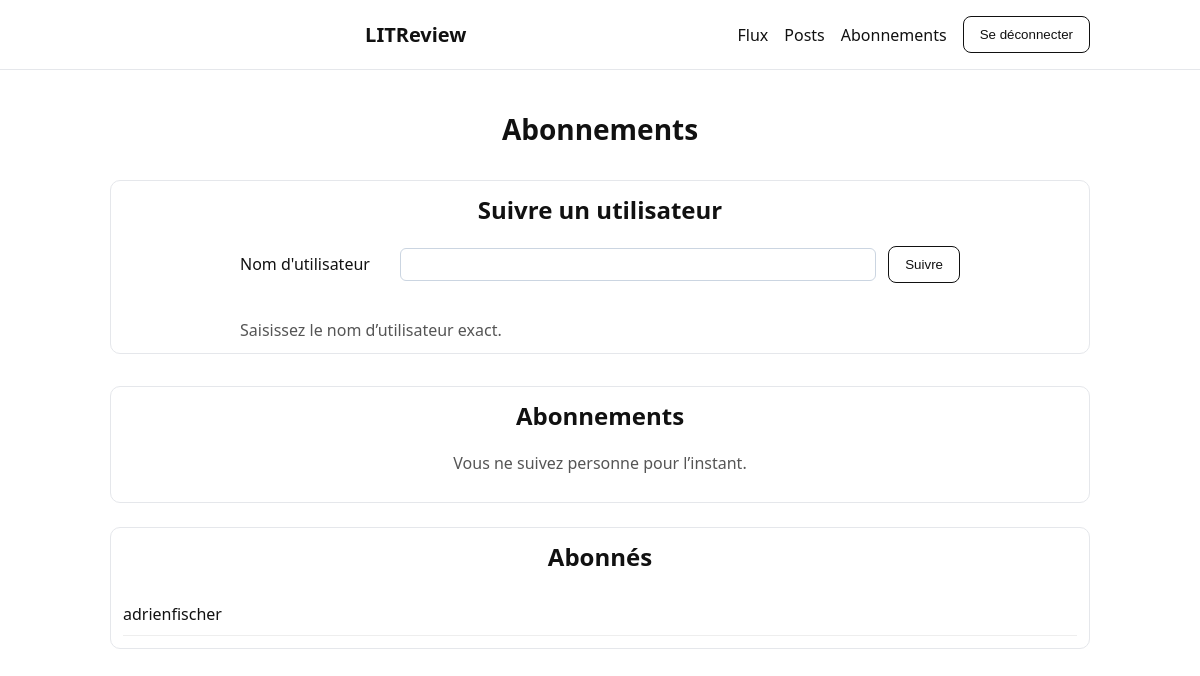
/abonnements/ (signed in), run on an earlier commit of the app's database.
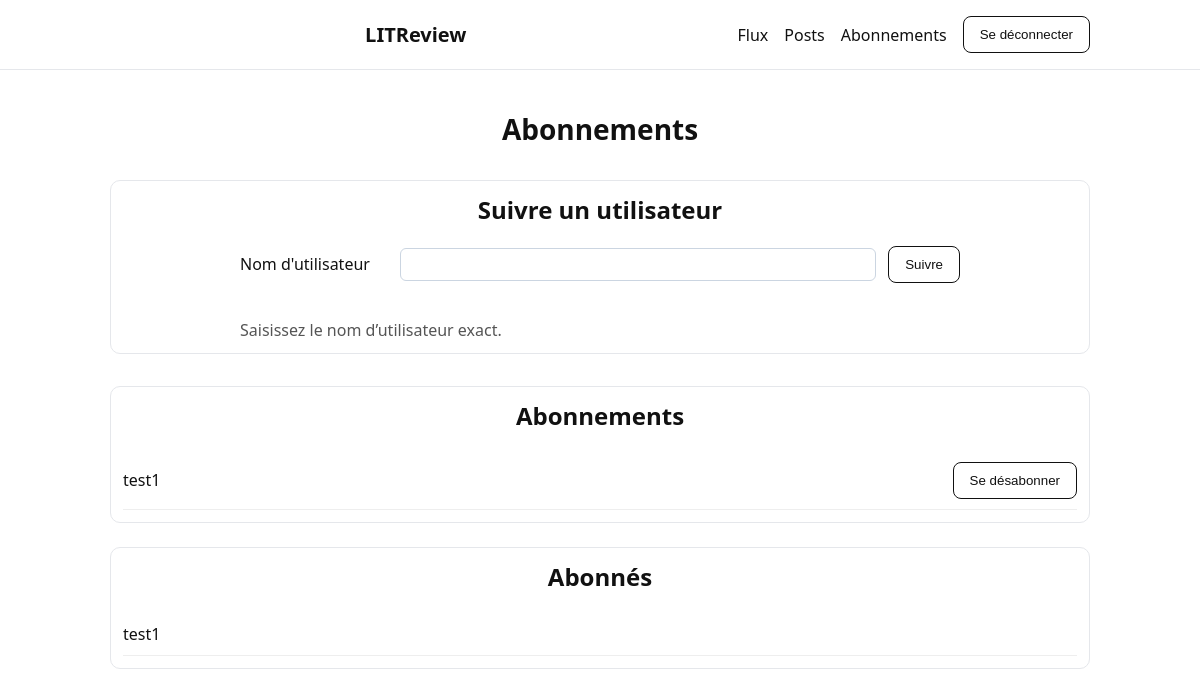
And on a later commit of the database.
### reviews/models.py (models this page shows, shortened)
class UserFollows(models.Model):
    user = models.ForeignKey(
        to=settings.AUTH_USER_MODEL,
        on_delete=models.CASCADE,
        related_name="following",
    )
    followed_user = models.ForeignKey(
        to=settings.AUTH_USER_MODEL,
        on_delete=models.CASCADE,
        related_name="followed_by",
    )
    class Meta:
        unique_together = ("user", "followed_user")
        constraints = [
            models.CheckConstraint(
                check=~Q(user=F("followed_user")), name="prevent_self_follow"
            )
        ]

### reviews/views.py (the view)
# urls.py: path("abonnements/", views.subscriptions, name="subscriptions"),  # gestion abonnements
@login_required
def subscriptions(request):
    following = UserFollows.objects.filter(user=request.user).select_related("followed_user")
    followers = UserFollows.objects.filter(followed_user=request.user).select_related("user")
    if request.method == "POST":
        form = FollowForm(request.POST)
        if form.is_valid():
            target_username = form.cleaned_data["username"].strip()
            User = get_user_model()
            try:
                target = User.objects.get(username=target_username)
            except User.DoesNotExist:
                messages.error(request, "Utilisateur introuvable.")
                return redirect("subscriptions")
            if target == request.user:
                messages.error(request, "Vous ne pouvez pas vous suivre vous-même.")
                return redirect("subscriptions")
            obj, created = UserFollows.objects.get_or_create(user=request.user, followed_user=target)
            if created:
                messages.success(request, f"Vous suivez {target.username}.")
            else:
                messages.info(request, f"Vous suivez déjà {target.username}.")
            return redirect("subscriptions")
    else:
        form = FollowForm()
    return render(
        request,
        "subscriptions.html",
        {"following": following, "followers": followers, "form": form},
    )

### reviews/forms.py
class FollowForm(forms.Form):
    username = forms.CharField(
        max_length=150,  # longueur max du nom d'utilisateur
        label="Nom d'utilisateur à suivre",  # étiquette affichée
        help_text="Saisissez le nom d’utilisateur exact."  # aide affichée sous le champ
    )

### reviews/templates/subscriptions.html (shortened to what this page needs)
{% extends "base.html" %}
{% block content %}
  <h1 style="font-size:28px; margin:8px 0 32px; text-align:center;">Abonnements</h1>
  <section class="card" style="max-width:980px; margin:0 auto 32px;">
    <h2 style="margin-top:0; text-align:center;">Suivre un utilisateur</h2>
    <form method="post" novalidate style="display:flex; justify-content:center; margin-top:16px;">
      <div style="display:grid; grid-template-columns: auto 1fr auto; gap:30px; align-items:center; width:100%; max-width:720px;">
        <label for="{{ form.username.id_for_label }}" style="margin:0; white-space:nowrap;">
          Nom d'utilisateur
        </label>
        {{ form.username }}
        <button type="submit" class="btn">Suivre</button>
        <div style="grid-column: 1 / -1;">
          {% if form.username.help_text %}
            <p class="muted" style="margin:6px 0 0;">{{ form.username.help_text }}</p>
          {% endif %}
        </div>
      </div>
    </form>
  </section>
  <section class="card" style="max-width:980px; margin:0 auto 24px;">
    <h2 style="margin-top:0; text-align:center;">Abonnements</h2>
    {% if following %}
      <ul style="list-style:none; padding:0; margin:0;">
        {% for f in following %}
          <li style="display:flex; justify-content:space-between; align-items:center; padding:10px 0; border-bottom:1px solid #eee;">
            <span>{{ f.followed_user.username }}</span>
            <form method="post" action="{% url 'unfollow' f.followed_user.id %}" style="margin:0;">
              <button type="submit" class="btn">Se désabonner</button>
            </form>
          </li>
        {% endfor %}
      </ul>
    {% else %}
      <p class="muted" style="text-align:center;">Vous ne suivez personne pour l’instant.</p>
    {% endif %}
  </section>
  <section class="card" style="max-width:980px; margin:0 auto;">
    <h2 style="margin-top:0; text-align:center;">Abonnés</h2>
    {% if followers %}
      <ul style="list-style:none; padding:0; margin:0;">
        {% for f in followers %}
          <li style="padding:10px 0; border-bottom:1px solid #eee;">
            <span>{{ f.user.username }}</span>
          </li>
        {% endfor %}
      </ul>
    {% else %}
      <p class="muted" style="text-align:center;">Personne ne vous suit pour le moment.</p>
    {% endif %}
  </section>
{% endblock %}

What changed in the data, as far as the page shows it:
removed UserFollows: user.username "adrienfischer", shown under "Abonnés"
added UserFollows: followed_user.username "test1", shown under "Abonnements"
added UserFollows: user.username "test1", shown under "Abonnés"
Also different on the page:
text no longer shown: "Vous ne suivez personne pour l’instant."
